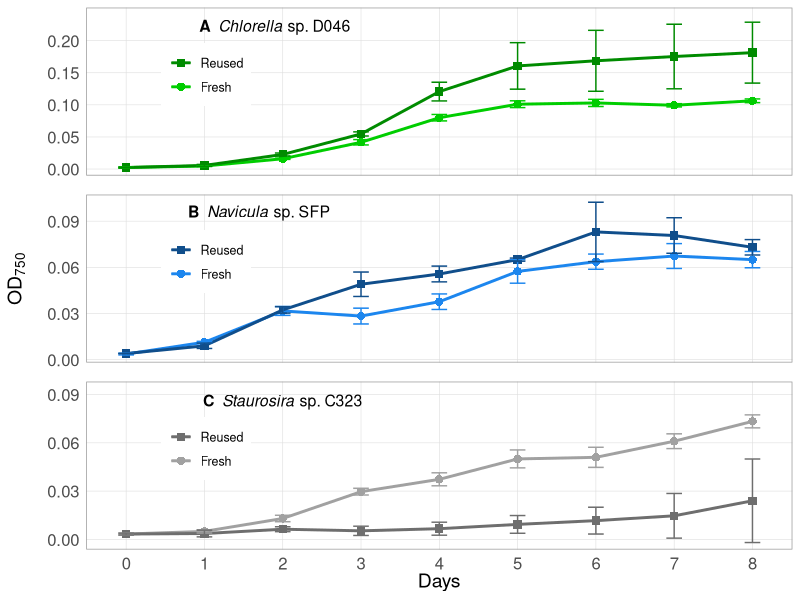
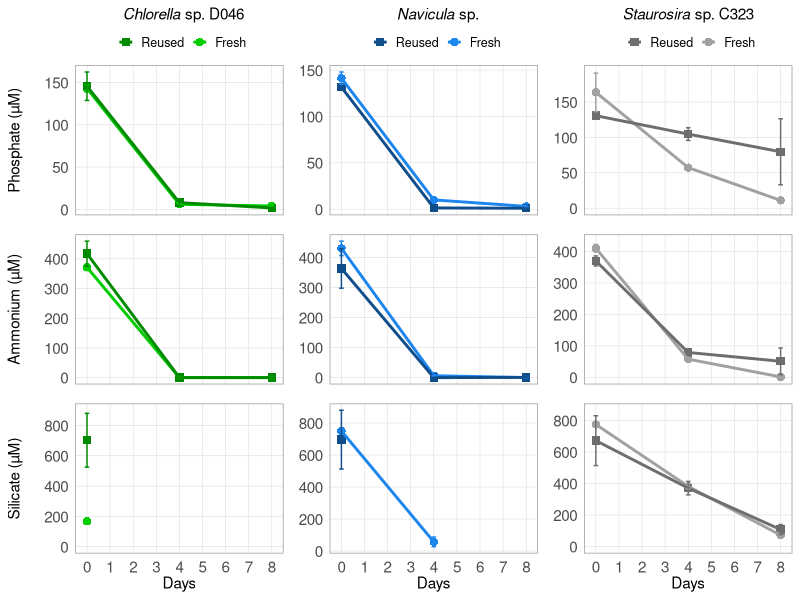
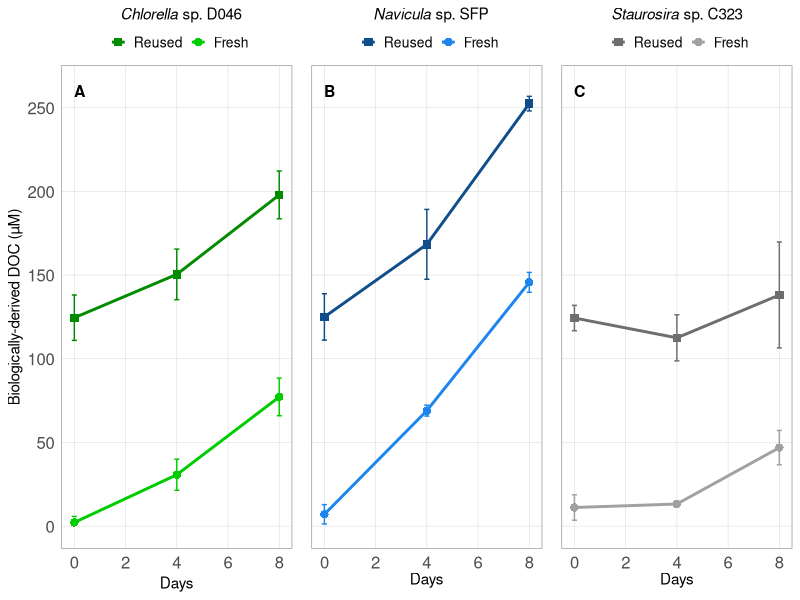
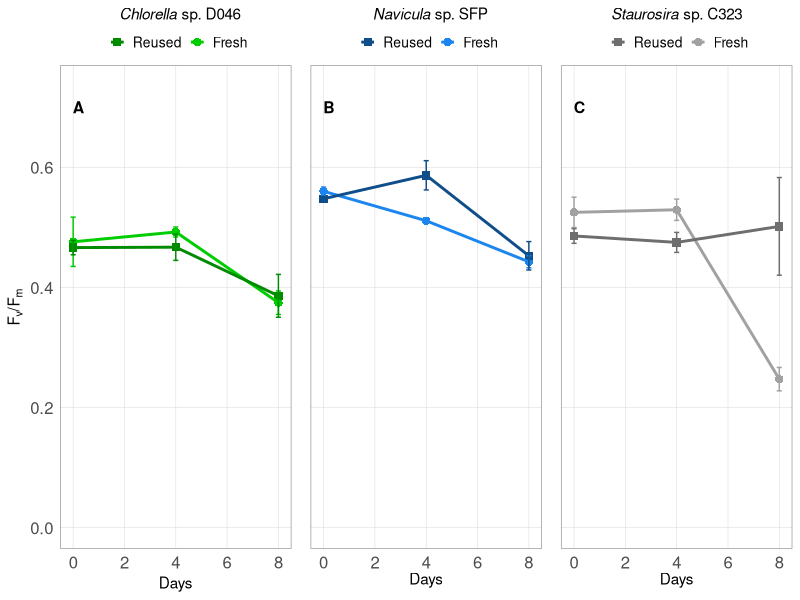
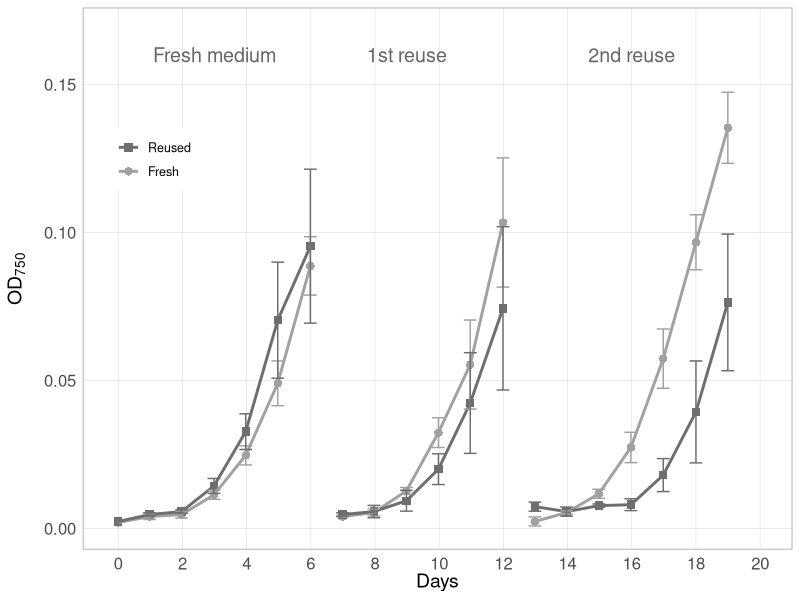
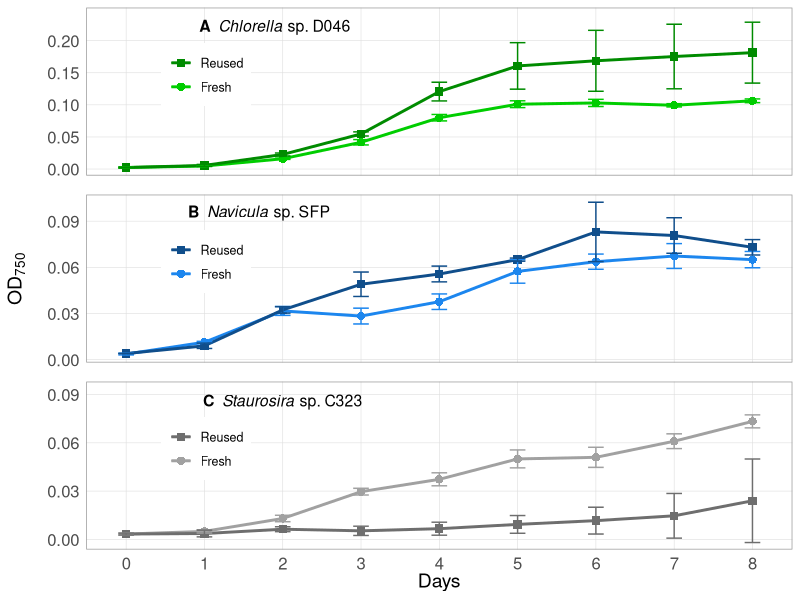
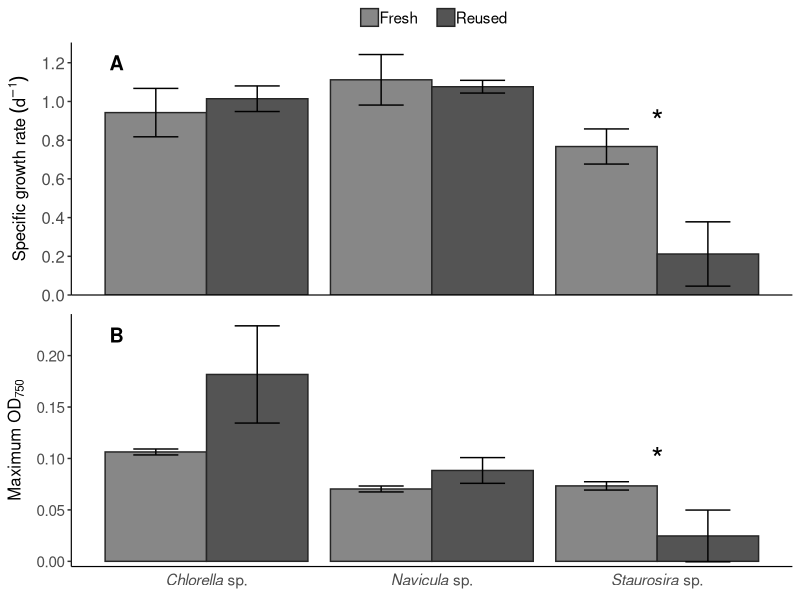
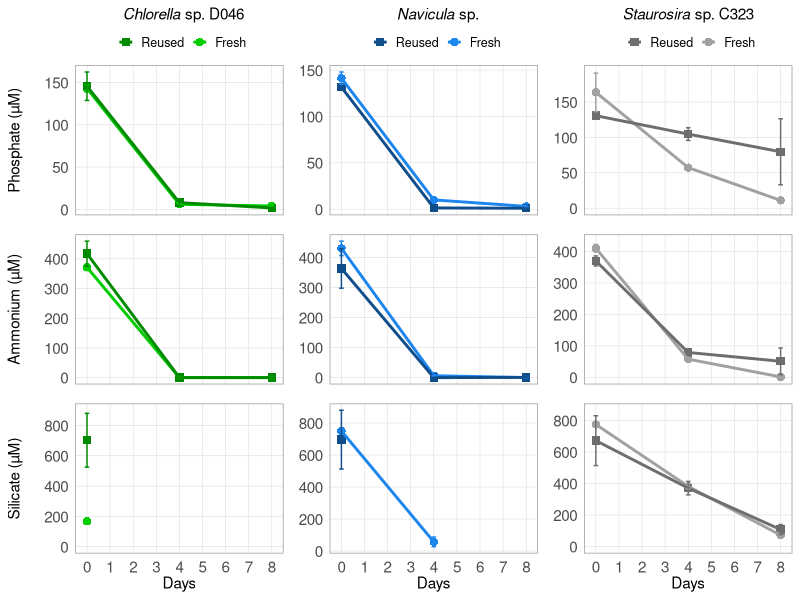

R code for these plots, in order:
# Project: Microalgae Cross-strain Growth Medium Reuse Experiment
# Author: Sarah Loftus, sarah.e.loftus@gmail.com

# This code organizes, analyses, and visualizes data from microalgae cross-strain reused medium experiments. 

# Input data and metadata are also available on Figshare: https://doi.org/10.6084/m9.figshare.7831913.v2

#######################################################################################

### Install packages ###

# Data management
library(tidyverse) 
library(lubridate)
library(broom)

# Plotting
library(gtable)
library(grid)
library(ggpubr)

### Read Data (see metadata for CSV file column descriptions)
growth_df <- read.csv("input_data/Data1_Growth.csv")        # Algae growth and experimental data for each culture replicate
daily_df <- read.csv("input_data/Data2_Daily.csv")          # Daily sampling data 

#### Parse dates and times, and calculate Days elapsed ####

daily_df %>%
  mutate(Date = mdy(Date),   
         Tstart = hm(Tstart),
         Tend = hm(Tend),
         Tmid = Tstart + as.period(0.5*as.duration(Tend - Tstart))) %>%   # Tmid = midpoint between start and end of sampling time
  do(mutate(., DaysElapsed = ((Date + Tmid) - (Date[Round == 0 & Day == 0] + Tmid[Round == 0 & Day == 0]) )/ 86400) ) %>%   # DaysElapsed =  days elapsed since start of each experiment
  select(Round, Day, Chl_medium, OD750_medium, DaysElapsed) -> daily_df2 
  # Note: warning messages do not pose problem to further analysis

#### Define additional variables ####

growth_df %>%    
  inner_join(daily_df2, by = c("Round", "Day") ) %>% # Add daily measurement data to growth data frame
  mutate(biomass_OD = OD750 -  OD750_medium,         # biomass_OD = Blank-corrected OD750 of the culture, in arbitrary units
         biomass_chl = Chl - Chl_medium              # biomass_chl = Blank-corrected chlorophyll-a concentration of the culture, in relative fluorescence units
  ) -> growth_df2    

#### Calculate daily averages and standard deviations of all variables in growth data frame. For use in plotting. ####

growth_df2 %>%
  select(-Replicate, -Chl, -OD750, -Chl_medium, -OD750_medium) %>% 
  group_by(Algae, Round, Treatment, Day) %>% 
  summarize_all(funs(mean, sd), na.rm = TRUE) %>%
  replace(., is.na(.), NA)-> growth_df_avgs  

#### Calculate variables for algae growth statistics ####

# Define time periods where cultures are in exponential phase for calculating specific growth rates (*** this is based on OD growth phase)
mu_period_02 <- 0:2   # Days 0-2; for: Navicula Round 3 all treatments/replicates
mu_period_03 <- 0:3   # Days 0-3; for: C323 Round 1 Fresh C, C323 Round 3 Fresh all replciates
mu_period_04 <- 0:4   # Days 0-4; for: C323 Round 1 Recycled B, D046 Round 3 all treatments/replicates
mu_period_13 <- 1:3   # Days 1-3; for: C323 Round 1 Fresh A
mu_period_14 <- 1:4   # Days 1-4; for: C323 Round 1 Fresh B & Recycled A & Recycled C, C323 Round 2 Fresh all replicates
mu_period_25 <- 2:5   # Days 2-5; for: C323 Round 0 all treatments/replicates
mu_period_35 <- 3:5   # Days 3-5; for: C323 Round 2 Recycled all replicates
mu_period_38 <- 3:8   # Days 3-8; for: C323 Round 3 Recycled all replciates

# Calculate specific growth rate 
growth_df2 %>%
  filter( (Algae == "Navicula" & Day %in% mu_period_02) |     # Based on the stated definitions above, select only the days used to calculate specific growth rate
          ( (Algae == "C323" & ( (Round == 1 & Treatment == "F" & Replicate == "C") | (Round == 3 & Treatment == "F") ) ) & Day %in% mu_period_03) |
          ( ((Algae == "C323" & Round == 1 & Treatment == "R" & Replicate == "E") | (Algae == "D046" & Round == 3)) & Day %in% mu_period_04) |
          (Algae == "C323" & Round == 1 & Treatment == "F" & Replicate == "A" & Day %in% mu_period_13) |
          ( (Algae == "C323" & ( ( Round == 1 & ( (Treatment == "F" & Replicate == "B") | (Treatment == "R" & (Replicate == "D" | Replicate == "F")))) | (Round == 2 & Treatment == "F"))) & Day %in% mu_period_14) | 
          (Algae == "C323" & Round == 0 & Day %in% mu_period_25) |
          (Algae == "C323" & Round == 2 & Treatment == "R" & Day %in% mu_period_35) |
          (Algae == "C323" & Round == 3 & Treatment == "R" & Day %in% mu_period_38) ) %>%   
  group_by(Algae, Round, Treatment, Replicate) %>%
  do(tidy(lm(log(biomass_OD) ~ DaysElapsed, data = .))) %>%   # linear regression of natural log algae cell concentration versus time
  filter(term == "DaysElapsed") %>%                          # where "DaysElapsed" is the row term in the linear regression output to indicate the slope, i.e., the specific growth rate
  rename(mu = estimate) %>%                                  # rename the slope of the linear regression ("estimate") as mu, mu = the specific growth rate (units = 1/day)
  select(Algae, Round, Treatment, Replicate, mu) -> mu_data

# Take averages and standard deviations of specific growth rate
mu_data %>%
  group_by(Algae, Round, Treatment) %>% 
  select(-Replicate) %>% 
  summarize_all(funs(mean, sd), na.rm = TRUE) -> mu_avgs  

# Find the maximum OD over the growth period for each replicate
growth_df2 %>% 
  select(Round, Day, Algae, Treatment, Replicate, biomass_OD) %>% 
  group_by(Round, Algae, Treatment, Replicate) %>% 
  summarize(max_OD = max(biomass_OD)) -> max_OD_data 

# Take average and standard deviation of maximum OD
max_OD_data %>% 
  group_by(Algae, Round, Treatment) %>% 
  select(-Replicate) %>% 
  summarize_all(funs(mean, sd), na.rm = TRUE) -> max_OD_avgs 

# Change in DOC in Round 3
growth_df2 %>% 
  filter(Round == 3) %>% 
  select(Day, Algae, Treatment, Replicate, DOC, biomass_OD) %>% 
  group_by(Algae, Treatment, Replicate) %>% 
  summarize(DOC_change = DOC[Day == 8] - DOC[Day == 0], # Change in DOC over the growth period
            DOC_per_OD = DOC_change/(biomass_OD[Day == 8] - biomass_OD[Day == 0])) -> DOC_change # Change in DOC per change in OD over the growth period

# Take average and standard deviation of net change in DOC in Round 3
DOC_change %>%   
  select(-Replicate) %>% 
  summarize_all(funs(mean, sd), na.rm = TRUE) -> avg_DOC_change


#### Statistics ####

# Test for equal variances of specific growth rate (mu) and maximum OD between Fresh and Reused treatments in Round 3 for each algae

# Variance test for mu
C323_mu_var <- var.test(mu_data$mu[mu_data$Algae == 'C323' & mu_data$Round == 3 & mu_data$Treatment == "F"], 
                       mu_data$mu[mu_data$Algae == 'C323' & mu_data$Round == 3 & mu_data$Treatment == "R"],
                       alternative = "two.sided")

D046_mu_var <- var.test(mu_data$mu[mu_data$Algae == 'D046' & mu_data$Treatment == "F"], 
                       mu_data$mu[mu_data$Algae == 'D046' & mu_data$Treatment == "R"],
                       alternative = "two.sided")

Navi_mu_var <- var.test(mu_data$mu[mu_data$Algae == 'Navicula' & mu_data$Treatment == "F"], 
                       mu_data$mu[mu_data$Algae == 'Navicula' & mu_data$Treatment == "R"],
                       alternative = "two.sided")

# Variance test for maximum OD
C323_max_OD_var <- var.test(max_OD_data$max_OD[max_OD_data$Algae == 'C323' & max_OD_data$Round == 3 & max_OD_data$Treatment == "F"], 
                            max_OD_data$max_OD[max_OD_data$Algae == 'C323' & max_OD_data$Round == 3 & max_OD_data$Treatment == "R"],
                            alternative = "two.sided")

D046_max_OD_var <- var.test(max_OD_data$max_OD[max_OD_data$Algae == 'D046' & max_OD_data$Treatment == "F"], 
                            max_OD_data$max_OD[max_OD_data$Algae == 'D046' & max_OD_data$Treatment == "R"],
                            alternative = "two.sided")

Navi_max_OD_var <- var.test(max_OD_data$max_OD[max_OD_data$Algae == 'Navicula' & max_OD_data$Treatment == "F"], 
                            max_OD_data$max_OD[max_OD_data$Algae == 'Navicula' & max_OD_data$Treatment == "R"],
                            alternative = "two.sided")

# Perform T tests for mu and maximum OD between Fresh and Reused treatments in Round 3 for each algae
# Based on results of variance test above, indicate in T test function where "var.equal" is TRUE or FALSE

# T test for mu
C323_mu_test <- t.test(mu_data$mu[mu_data$Algae == 'C323' & mu_data$Round == 3 & mu_data$Treatment == "F"], 
                       mu_data$mu[mu_data$Algae == 'C323' & mu_data$Round == 3 & mu_data$Treatment == "R"],
                       alternative = "two.sided", paired = FALSE, var.equal = TRUE)

D046_mu_test <- t.test(mu_data$mu[mu_data$Algae == 'D046' & mu_data$Treatment == "F"], 
                        mu_data$mu[mu_data$Algae == 'D046' & mu_data$Treatment == "R"],
                        alternative = "two.sided", paired = FALSE, var.equal = TRUE)

Navi_mu_test <- t.test(mu_data$mu[mu_data$Algae == 'Navicula' & mu_data$Treatment == "F"], 
                        mu_data$mu[mu_data$Algae == 'Navicula' & mu_data$Treatment == "R"],
                        alternative = "two.sided", paired = FALSE, var.equal = TRUE)

# T test for maximum OD
C323_max_OD_test <- t.test(max_OD_data$max_OD[max_OD_data$Algae == 'C323' & max_OD_data$Round == 3 & max_OD_data$Treatment == "F"], 
                       max_OD_data$max_OD[max_OD_data$Algae == 'C323' & max_OD_data$Round == 3 & max_OD_data$Treatment == "R"],
                       alternative = "two.sided", paired = FALSE, var.equal = TRUE)

D046_max_OD_test <- t.test(max_OD_data$max_OD[max_OD_data$Algae == 'D046' & max_OD_data$Treatment == "F"], 
                       max_OD_data$max_OD[max_OD_data$Algae == 'D046' & max_OD_data$Treatment == "R"],
                       alternative = "two.sided", paired = FALSE, var.equal = FALSE)

Navi_max_OD_test <- t.test(max_OD_data$max_OD[max_OD_data$Algae == 'Navicula' & max_OD_data$Treatment == "F"], 
                       max_OD_data$max_OD[max_OD_data$Algae == 'Navicula' & max_OD_data$Treatment == "R"],
                       alternative = "two.sided", paired = FALSE, var.equal = TRUE)


#### Figures ####

# Figure 1: Daily OD ####

  # C323 Round 0-2 ####  
  C323_OD_plot_R02 <- ggplot(data = growth_df_avgs[growth_df_avgs$Algae == "C323" & growth_df_avgs$Round != 3, ], 
                             aes(x = as.numeric(DaysElapsed_mean), y = biomass_OD_mean, color = Treatment, shape = Treatment))  +
    geom_point(size = 2.5) +
    geom_line(aes(group = interaction(Treatment, Round)), size = 1) +
    geom_errorbar(aes(ymin=biomass_OD_mean - biomass_OD_sd, ymax=biomass_OD_mean + biomass_OD_sd), width= 0.4) +
    labs(x = "Days") +
    labs(y = expression("OD"["750"])) +
    scale_color_manual(labels = c("Fresh", "Reused"), values = c('gray63','gray43'), guide = guide_legend(reverse=TRUE)) +
    scale_shape_manual(labels = c("Fresh", "Reused"), values = c(16, 15), guide = guide_legend(reverse=TRUE)) +
    scale_y_continuous(breaks = seq(0, 0.15, 0.05), expand = expand_scale(mult = c(0.05,0.1))) +  
    scale_x_continuous(limits = c(-0.1,20), breaks = seq(0, 21, 2)) +
    annotate("text", x = c(3, 9, 16), y = 0.16, label = c("Fresh medium", "1st reuse", "2nd reuse"), color = "gray40", size = 5) +
    theme( legend.key = element_rect(fill = NA),  # removes color from behind legned points/lines
           legend.title = element_blank(),
           legend.text = element_text(size = 9),
           legend.position = c(0.1,0.72),
           axis.title.y = element_text(margin = margin(r =10), size = 14),  
           axis.title.x = element_text(margin = margin(r =35), size = 14),   
           panel.background = element_rect(fill = "white"),
           panel.grid.major = element_line(colour = "gray87", size = 0.2),
           panel.border = element_rect(color = "gray60", fil = NA), 
           axis.ticks = element_blank(),
           axis.text = element_text(size = 12)) 
  
  # Save plot as pdf file
  pdf("Figures/Fig1_OD_Round02.pdf", 
      width = 7.5, height = 3)
  grid.draw(C323_OD_plot_R02)
  dev.off()
  
  # D046 phase 2 (Round 3) ####    
  D046_OD_plot <- ggplot(data = growth_df_avgs[growth_df_avgs$Algae == "D046", ], 
                         aes(x = Day, y = biomass_OD_mean, color = Treatment, shape = Treatment))  +
    geom_point(size = 2.5) +
    geom_line(aes(group = interaction(Treatment, Round)), size = 1) +
    geom_errorbar(aes(ymin=biomass_OD_mean - biomass_OD_sd, ymax=biomass_OD_mean + biomass_OD_sd), width= 0.2) +
    scale_color_manual(labels = c("Fresh", "Reused"), values = c('green3', 'green4'), guide = guide_legend(reverse=TRUE)) +
    scale_shape_manual(labels = c("Fresh", "Reused"), values = c(16, 15), guide = guide_legend(reverse=TRUE)) +
    scale_y_continuous(breaks = seq(0, 0.20, 0.05), expand = expand_scale(mult = c(0.05,0.1))) +  
    scale_x_continuous(limits = c(-0.1,8.1), breaks = seq(0, 8, 1)) +
    labs( y = " ") +
    annotate("text", x = 1.9, y = 0.22, label = expression(paste(bold("A"), italic("  Chlorella"), " sp. D046")), size = 4) + 
    theme( legend.key = element_rect(fill = NA),  # removes color from behind legned points/lines
           legend.title = element_blank(),
           legend.text = element_text(size = 9),
           axis.title.y = element_text(margin = margin(r = 15), size = 14),
           axis.title.x = element_blank(),
           legend.position = c(0.17,0.6),
           panel.grid.major = element_line(colour = "gray87", size = 0.2),
           panel.border = element_rect(color = "gray60", fil = NA), 
           panel.background = element_rect(fill = "white"),
           axis.ticks = element_blank(),
           axis.text.x = element_blank(),
           axis.text.y = element_text(size = 12))   
  
  # Navicula phase 2 (Round 3) #### 
  Navicula_OD_plot <- ggplot(data = growth_df_avgs[growth_df_avgs$Algae == "Navicula", ], 
                             aes(x = Day, y = biomass_OD_mean, color = Treatment, shape = Treatment))  +
    geom_point(size = 2.5) +
    geom_line(aes(group = interaction(Treatment, Round)), size = 1) +
    geom_errorbar(aes(ymin=biomass_OD_mean - biomass_OD_sd, ymax=biomass_OD_mean + biomass_OD_sd), width= 0.2) +
    labs(y = expression("OD"["750"])) +
    scale_color_manual(labels = c("Fresh", "Reused"), values = c('dodgerblue2', 'dodgerblue4'), guide = guide_legend(reverse=TRUE)) +
    scale_shape_manual(labels = c("Fresh", "Reused"), values = c(16, 15), guide = guide_legend(reverse=TRUE)) +
    scale_y_continuous(breaks = seq(0, 0.1, 0.03), expand = expand_scale(mult = c(0.05, 0.05))) +  
    scale_x_continuous(limits = c(-0.1,8.1), breaks = seq(0, 8, 1)) +
    annotate("text", x = 1.7, y = 0.095, label = expression(paste( bold("B"), italic("  Navicula"), " sp. SFP")), size = 4) + 
    theme( legend.key = element_rect(fill = NA),  # removes color from behind legned points/lines
           legend.title = element_blank(),
           legend.text = element_text(size = 9),
           legend.position = c(0.17,0.6),
           axis.title.y = element_text(margin = margin(r = 15), size = 14),  
           axis.title.x = element_blank(),   
           panel.grid.major = element_line(colour = "gray87", size = 0.2),
           panel.border = element_rect(color = "gray60", fil = NA),            
           panel.background = element_rect(fill = "white"),
           axis.ticks = element_blank(),
           axis.text.x = element_blank(),
           axis.text.y = element_text(size = 12)) 
  
  # C323 phase 2 (Round 3) ####  
  C323_OD_plot <- ggplot(data = growth_df_avgs[growth_df_avgs$Algae == "C323" & growth_df_avgs$Round == 3, ], 
                         aes(x = Day, y = biomass_OD_mean, color = Treatment, shape = Treatment))  +
    geom_point(size = 2.5) +
    geom_line(aes(group = interaction(Treatment, Round)), size = 1) +
    geom_errorbar(aes(ymin=biomass_OD_mean - biomass_OD_sd, ymax=biomass_OD_mean + biomass_OD_sd), width= 0.2) +
    labs(x = "Days") +
    scale_color_manual(labels = c("Fresh", "Reused"), values = c('gray63','gray43'), guide = guide_legend(reverse=TRUE)) +
    scale_shape_manual(labels = c("Fresh", "Reused"), values = c(16, 15), guide = guide_legend(reverse=TRUE)) +
    scale_y_continuous(breaks = seq(0, 0.1, 0.03), expand = expand_scale(mult = c(0.05,0.15))) +  
    scale_x_continuous(limits = c(-0.1,8.1), breaks = seq(0, 8, 1)) +
    annotate("text", x = 2, y = 0.085, label = expression(paste(bold("C"), italic("  Staurosira"), " sp. C323")), size = 4) + 
    theme( legend.key = element_rect(fill = NA),  # removes color from behind legned points/lines
           legend.title = element_blank(),
           legend.text = element_text(size = 9),
           legend.position = c(0.17,0.6),
           axis.title.y = element_blank(),  
           axis.title.x = element_text(margin = margin(r = 35), size = 14),   
           panel.background = element_rect(fill = "white"),
           panel.grid.major = element_line(colour = "gray87", size = 0.2),
           panel.border = element_rect(color = "gray60", fil = NA), 
           axis.ticks = element_blank(),
           axis.text = element_text(size = 12))   
  
  # Combine Round 3 Daily OD plots in a grid & Save as pdf ####
  
  # Convert ggplots to grobs
  D046_OD_grob <- ggplotGrob(D046_OD_plot)
  C323_OD_grob <- ggplotGrob(C323_OD_plot)
  Navi_OD_grob <- ggplotGrob(Navicula_OD_plot)
  
  # Combine in grid
  OD_gridplot <- rbind(D046_OD_grob, Navi_OD_grob, C323_OD_grob, size = "first")
  
  grid.newpage()
  grid.draw(OD_gridplot)
  
  # Save plot as pdf file
  pdf("Figures/Fig2_ODGrid.pdf", 
      width = 4, height = 6)
  grid.draw(OD_gridplot)
  dev.off()
  
# Figure S2: Specific growth rate and maximum OD in phase 2 (Round 3) ####
  
  # reorder the x-axis to D046, Navi, C323
  mu_avgs$Algae <- factor(mu_avgs$Algae, levels = c("D046", "Navicula", "C323"))
  max_OD_avgs$Algae <- factor(max_OD_avgs$Algae, levels = c("D046", "Navicula", "C323"))
  
  
  specific_growth_plot <- ggplot(data = mu_avgs[mu_avgs$Round == 3, ], 
                         aes(x = Algae, y = mean, fill = Treatment))  +
    geom_col(position = position_dodge(0.9), color = "gray15") +
    geom_errorbar(aes(ymin=mean - sd, ymax= mean + sd), width= 0.4, position = position_dodge(0.9)) +
    labs(y = expression(paste("Specific growth rate ", ("d"^-1)))) +
    scale_fill_manual(labels = c("Fresh", "Reused"), values = c('gray53','gray33')) +
    scale_x_discrete(labels=c("D046" = expression(paste(italic("Chlorella"), " sp.")), "Navicula" = expression(paste(italic("Navicula"), " sp.")), "C323" = expression(paste(italic("Staurosira"), " sp.")))) +
    annotate("text", x = 0.6, y = 1.2, label = expression(paste(bold("A"))), size = 5) + 
    annotate("text", x = 3, y = 0.9, label = "*", size = 8) +
    scale_y_continuous(expand = expand_scale(mult = c(0, 0.05)), breaks = seq(0,1.2, by = 0.2)) +
    theme( legend.key = element_rect(fill = NA),  
           legend.title = element_blank(),
           legend.text = element_text(size = 11, margin = margin(r = 8)),
           legend.position = "top",
           legend.key.size = unit(5, "mm"),
           legend.justification = "center",
           legend.margin=margin(t = 0, b = 0, l = 10),
           legend.box.margin=margin(t = 0, b = 0),
           legend.spacing.x = unit(1, "mm"),
           panel.background = element_rect(fill = NA),
           axis.line = element_line(color = "black", size = 0.4),
           axis.ticks.x = element_blank(),
           axis.title.y = element_text(margin = margin(r = 6),size = 12),
           axis.text.y = element_text(size = 12),
           axis.title.x = element_blank(),
           axis.text.x = element_blank()) 
  
  max_OD_plot <- ggplot(data = max_OD_avgs[max_OD_avgs$Round == 3, ], 
                                 aes(x = Algae, y = mean, fill = Treatment))  +
    geom_col(position = position_dodge(0.9), color = "gray15") +
    geom_errorbar(aes(ymin=mean - sd, ymax= mean + sd), width= 0.4, position = position_dodge(0.9)) +
    labs(y = expression("Maximum OD"["750"])) +
    scale_fill_manual(labels = c("Fresh", "Reused"), values = c('gray53','gray33')) +
    scale_x_discrete(labels=c("D046" = expression(paste(italic("Chlorella"), " sp.")), "Navicula" = expression(paste(italic("Navicula"), " sp.")), "C323" = expression(paste(italic("Staurosira"), " sp.")))) +
    annotate("text", x = 0.6, y = 0.22, label = expression(paste(bold("B"))), size = 5) + 
    annotate("text", x = 3, y = 0.1, label = "*", size = 8) +
    scale_y_continuous(expand = expand_scale(mult = c(0.02, 0.05)), breaks = seq(0,0.2, by = 0.05)) +
    theme( legend.position = "none",                              
           panel.background = element_rect(fill = NA),
           axis.line = element_line(color = "black", size = 0.4),
           axis.ticks.x = element_blank(),
           axis.title = element_text(margin = margin(r = 6),size = 12),
           axis.text = element_text(size = 11),
           axis.title.x = element_blank(),
           axis.title.y = element_text(margin = margin(r = 6),size = 12))   
  
  # Combine plots
  mu_grob <- ggplotGrob(specific_growth_plot)
  max_OD_grob <- ggplotGrob(max_OD_plot)
  
  mu_maxOD_grid <- rbind(mu_grob, max_OD_grob, size = "first")
  
  # Save plot as pdf file
  pdf("Figures/FigS2_mu_maxOD_Grid.pdf", 
      width = 4.5, height = 6.5)
  grid.draw(mu_maxOD_grid)
  dev.off()
  
# Nutrients versus Time (not published) ####    
  
  # PO4
  # D046 Round 3 ####    
  D046_PO4_plot <- ggplot(data = growth_df_avgs[growth_df_avgs$Algae == "D046" & !(is.na(growth_df_avgs$PO4_mean)), ], 
                         aes(x = Day, y = PO4_mean, color = Treatment, shape = Treatment))  +
    geom_point(size = 2.5) +
    geom_line(aes(group = interaction(Treatment, Round)), size = 1) +
    geom_errorbar(aes(ymin=PO4_mean - PO4_sd, ymax=PO4_mean + PO4_sd), width= 0.2) +
    scale_color_manual(labels = c("Fresh", "Reused"), values = c('green3', 'green4'), guide = guide_legend(reverse=TRUE)) +
    scale_shape_manual(labels = c("Fresh", "Reused"), values = c(16, 15), guide = guide_legend(reverse=TRUE)) +
    scale_y_continuous(breaks = seq(0, 175, 50), expand = expand_scale(mult = c(0.05,0.05))) +  
    scale_x_continuous(limits = c(-0.1,8.1), breaks = seq(0, 8, 1)) +
    labs( y = "Phosphate (µM)", title = expression(paste(italic("  Chlorella"), " sp. D046"))) +
    theme( legend.key = element_rect(fill = NA),  # removes color from behind legned points/lines
           legend.title = element_blank(),
           legend.text = element_text(size = 9),
           axis.title.y = element_text(margin = margin(r = 15), size = 11),
           axis.title.x = element_blank(),
           legend.position = "top",
           legend.key.size = unit(4, "mm"),
           legend.justification = "center",
           legend.margin=margin(t = 0, b = 0, l = 4),
           legend.box.margin=margin(t = 0, b = 0),
           legend.spacing.x = unit(1, "mm"),
           plot.title = element_text(hjust = 0.5, size = 11),
           panel.grid.major = element_line(colour = "gray87", size = 0.2),
           panel.border = element_rect(color = "gray60", fil = NA), 
           panel.background = element_rect(fill = "white"),
           axis.ticks = element_blank(),
           axis.text.x = element_blank(),
           axis.text.y = element_text(size = 11)) 

  # Navicula Round 3 ####    
  Navi_PO4_plot <- ggplot(data = growth_df_avgs[growth_df_avgs$Algae == "Navicula" & !(is.na(growth_df_avgs$PO4_mean)), ], 
                          aes(x = Day, y = PO4_mean, color = Treatment, shape = Treatment))  +
    geom_point(size = 2.5) +
    geom_line(aes(group = interaction(Treatment, Round)), size = 1) +
    geom_errorbar(aes(ymin=PO4_mean - PO4_sd, ymax=PO4_mean + PO4_sd), width= 0.2) +
    scale_color_manual(labels = c("Fresh", "Reused"), values = c('dodgerblue2', 'dodgerblue4'), guide = guide_legend(reverse=TRUE)) +
    scale_shape_manual(labels = c("Fresh", "Reused"), values = c(16, 15), guide = guide_legend(reverse=TRUE)) +
    scale_y_continuous(breaks = seq(0, 175, 50), expand = expand_scale(mult = c(0.05,0.05))) +  
    scale_x_continuous(limits = c(-0.1,8.1), breaks = seq(0, 8, 1)) +
    labs(title = expression(paste(italic("  Navicula"), " sp."))) +
    theme( legend.key = element_rect(fill = NA),  # removes color from behind legned points/lines
           legend.title = element_blank(),
           legend.text = element_text(size = 9),
           axis.title.y = element_blank(),
           axis.title.x = element_blank(),
           legend.position = "top",
           legend.key.size = unit(4, "mm"),
           legend.justification = "center",
           legend.margin=margin(t = 0, b = 0, l = 4),
           legend.box.margin=margin(t = 0, b = 0),
           legend.spacing.x = unit(1, "mm"),
           plot.title = element_text(hjust = 0.5, size = 11),
           panel.grid.major = element_line(colour = "gray87", size = 0.2),
           panel.border = element_rect(color = "gray60", fil = NA), 
           panel.background = element_rect(fill = "white"),
           axis.ticks = element_blank(),
           axis.text.x = element_blank(),
           axis.text.y = element_text(size = 11))   
  
  # C323 Round 3 ####    
  C323_PO4_plot <- ggplot(data = growth_df_avgs[growth_df_avgs$Algae == "C323" & !(is.na(growth_df_avgs$PO4_mean)) & growth_df_avgs$Round == 3, ], 
                          aes(x = Day, y = PO4_mean, color = Treatment, shape = Treatment))  +
    geom_point(size = 2.5) +
    geom_line(aes(group = interaction(Treatment, Round)), size = 1) +
    geom_errorbar(aes(ymin=PO4_mean - PO4_sd, ymax=PO4_mean + PO4_sd), width= 0.2) +
    scale_color_manual(labels = c("Fresh", "Reused"), values = c('gray63','gray43'), guide = guide_legend(reverse=TRUE)) +
    scale_shape_manual(labels = c("Fresh", "Reused"), values = c(16, 15), guide = guide_legend(reverse=TRUE)) +
    scale_y_continuous(breaks = seq(0, 175, 50), expand = expand_scale(mult = c(0.05,0.01)), limits = c(0, 200)) +  
    scale_x_continuous(limits = c(-0.1,8.1), breaks = seq(0, 8, 1)) +
    labs(title = expression(paste(italic("Staurosira"), " sp. C323"))) +
    theme( legend.key = element_rect(fill = NA),  # removes color from behind legned points/lines
           legend.title = element_blank(),
           legend.text = element_text(size = 9),
           axis.title.y = element_blank(),
           axis.title.x = element_blank(),
           legend.position = "top",
           legend.key.size = unit(4, "mm"),
           legend.justification = "center",
           legend.margin=margin(t = 0, b = 0, l = 4),
           legend.box.margin=margin(t = 0, b = 0),
           legend.spacing.x = unit(1, "mm"),
           plot.title = element_text(hjust = 0.5, size = 11),
           panel.grid.major = element_line(colour = "gray87", size = 0.2),
           panel.border = element_rect(color = "gray60", fil = NA), 
           panel.background = element_rect(fill = "white"),
           axis.ticks = element_blank(),
           axis.text.x = element_blank(),
           axis.text.y = element_text(size = 11)) 

  # NH4
  # D046 Round 3 ####    
  D046_NH4_plot <- ggplot(data = growth_df_avgs[growth_df_avgs$Algae == "D046" & !(is.na(growth_df_avgs$NH4_mean)), ], 
                          aes(x = Day, y = NH4_mean, color = Treatment, shape = Treatment))  +
    geom_point(size = 2.5) +
    geom_line(aes(group = interaction(Treatment, Round)), size = 1) +
    geom_errorbar(aes(ymin=NH4_mean - NH4_sd, ymax=NH4_mean + NH4_sd), width= 0.2) +
    scale_color_manual(labels = c("Fresh", "Reused"), values = c('green3', 'green4'), guide = guide_legend(reverse=TRUE)) +
    scale_shape_manual(labels = c("Fresh", "Reused"), values = c(16, 15), guide = guide_legend(reverse=TRUE)) +
    scale_y_continuous(breaks = seq(0, 450, 100), expand = expand_scale(mult = c(0.05,0.05))) +  
    scale_x_continuous(limits = c(-0.1,8.1), breaks = seq(0, 8, 1)) +
    labs( y = "Ammonium (µM)") +
    theme( legend.position="none",
           axis.title.y = element_text(margin = margin(r = 15), size = 11),
           axis.title.x = element_blank(),
           panel.grid.major = element_line(colour = "gray87", size = 0.2),
           panel.border = element_rect(color = "gray60", fil = NA), 
           panel.background = element_rect(fill = "white"),
           axis.ticks = element_blank(),
           axis.text.x = element_blank(),
           axis.text.y = element_text(size = 11)) 
  
  # Navicula Round 3 ####    
  Navi_NH4_plot <- ggplot(data = growth_df_avgs[growth_df_avgs$Algae == "Navicula" & !(is.na(growth_df_avgs$NH4_mean)), ], 
                          aes(x = Day, y = NH4_mean, color = Treatment, shape = Treatment))  +
    geom_point(size = 2.5) +
    geom_line(aes(group = interaction(Treatment, Round)), size = 1) +
    geom_errorbar(aes(ymin=NH4_mean - NH4_sd, ymax=NH4_mean + NH4_sd), width= 0.2) +
    scale_color_manual(labels = c("Fresh", "Reused"), values = c('dodgerblue2', 'dodgerblue4'), guide = guide_legend(reverse=TRUE)) +
    scale_shape_manual(labels = c("Fresh", "Reused"), values = c(16, 15), guide = guide_legend(reverse=TRUE)) +
    scale_y_continuous(breaks = seq(0, 450, 100), expand = expand_scale(mult = c(0.05,0.05))) +  
    scale_x_continuous(limits = c(-0.1,8.1), breaks = seq(0, 8, 1)) +
    theme( legend.position="none",
           axis.title.y = element_blank(),
           axis.title.x = element_blank(),
           panel.grid.major = element_line(colour = "gray87", size = 0.2),
           panel.border = element_rect(color = "gray60", fil = NA), 
           panel.background = element_rect(fill = "white"),
           axis.ticks = element_blank(),
           axis.text.x = element_blank(),
           axis.text.y = element_text(size = 11))   
  
  # C323 Round 3 ####    
  C323_NH4_plot <- ggplot(data = growth_df_avgs[growth_df_avgs$Algae == "C323" & !(is.na(growth_df_avgs$NH4_mean)) & growth_df_avgs$Round == 3, ], 
                          aes(x = Day, y = NH4_mean, color = Treatment, shape = Treatment))  +
    geom_point(size = 2.5) +
    geom_line(aes(group = interaction(Treatment, Round)), size = 1) +
    geom_errorbar(aes(ymin=NH4_mean - NH4_sd, ymax=NH4_mean + NH4_sd), width= 0.2) +
    scale_color_manual(labels = c("Fresh", "Reused"), values = c('gray63','gray43'), guide = guide_legend(reverse=TRUE)) +
    scale_shape_manual(labels = c("Fresh", "Reused"), values = c(16, 15), guide = guide_legend(reverse=TRUE)) +
    scale_y_continuous(breaks = seq(0, 400, 100), expand = expand_scale(mult = c(0.05,0.01)), limits = c(0, 450)) +  
    scale_x_continuous(limits = c(-0.1,8.1), breaks = seq(0, 8, 1)) +
    theme( legend.position="none",
           axis.title.y = element_blank(),
           axis.title.x = element_blank(),
           panel.grid.major = element_line(colour = "gray87", size = 0.2),
           panel.border = element_rect(color = "gray60", fil = NA), 
           panel.background = element_rect(fill = "white"),
           axis.ticks = element_blank(),
           axis.text.x = element_blank(),
           axis.text.y = element_text(size = 11)) 
 
  # Silicate
  # D046 Round 3 ####    
  D046_Si_plot <- ggplot(data = growth_df_avgs[growth_df_avgs$Algae == "D046" & !(is.na(growth_df_avgs$Si_mean)), ], 
                          aes(x = Day, y = Si_mean, color = Treatment, shape = Treatment))  +
    geom_point(size = 2.5) +
    geom_line(aes(group = interaction(Treatment, Round)), size = 1) +
    geom_errorbar(aes(ymin=Si_mean - Si_sd, ymax=Si_mean + Si_sd), width= 0.2) +
    scale_color_manual(labels = c("Fresh", "Reused"), values = c('green3', 'green4'), guide = guide_legend(reverse=TRUE)) +
    scale_shape_manual(labels = c("Fresh", "Reused"), values = c(16, 15), guide = guide_legend(reverse=TRUE)) +
    scale_y_continuous(breaks = seq(0, 1400, 200), expand = expand_scale(mult = c(0.05,0.05)), limits = c(0, 900)) +  
    scale_x_continuous(limits = c(-0.1,8.1), breaks = seq(0, 8, 1)) +
    labs( y = "Silicate (µM)", x = "Days") +
    theme( legend.position="none",
           axis.title.y = element_text(margin = margin(r = 15), size = 11),
           axis.title.x = element_text(margin = margin(r = 15), size = 11),
           panel.grid.major = element_line(colour = "gray87", size = 0.2),
           panel.border = element_rect(color = "gray60", fil = NA), 
           panel.background = element_rect(fill = "white"),
           axis.ticks = element_blank(),
           axis.text.x = element_text(size = 11),
           axis.text.y = element_text(size = 11)) 
  
  # Navicula Round 3 ####    
  Navi_Si_plot <- ggplot(data = growth_df_avgs[growth_df_avgs$Algae == "Navicula" & !(is.na(growth_df_avgs$Si_mean)), ], 
                          aes(x = Day, y = Si_mean, color = Treatment, shape = Treatment))  +
    geom_point(size = 2.5) +
    geom_line(aes(group = interaction(Treatment, Round)), size = 1) +
    geom_errorbar(aes(ymin=Si_mean - Si_sd, ymax=Si_mean + Si_sd), width= 0.2) +
    scale_color_manual(labels = c("Fresh", "Reused"), values = c('dodgerblue2', 'dodgerblue4'), guide = guide_legend(reverse=TRUE)) +
    scale_shape_manual(labels = c("Fresh", "Reused"), values = c(16, 15), guide = guide_legend(reverse=TRUE)) +
    scale_y_continuous(breaks = seq(0, 1400, 200), expand = expand_scale(mult = c(0.05,0.05))) +  
    scale_x_continuous(limits = c(-0.1,8.1), breaks = seq(0, 8, 1)) +
    labs(x = "Days") +
    theme( legend.position="none",
           axis.title.y = element_blank(),
           axis.title.x = element_text(margin = margin(r = 15), size = 11),
           panel.grid.major = element_line(colour = "gray87", size = 0.2),
           panel.border = element_rect(color = "gray60", fil = NA), 
           panel.background = element_rect(fill = "white"),
           axis.ticks = element_blank(),
           axis.text.x = element_text(size = 11),
           axis.text.y = element_text(size = 11))   
  
  # C323 Round 3 ####    
  C323_Si_plot <- ggplot(data = growth_df_avgs[growth_df_avgs$Algae == "C323" & !(is.na(growth_df_avgs$Si_mean)) & growth_df_avgs$Round == 3, ], 
                          aes(x = Day, y = Si_mean, color = Treatment, shape = Treatment))  +
    geom_point(size = 2.5) +
    geom_line(aes(group = interaction(Treatment, Round)), size = 1) +
    geom_errorbar(aes(ymin=Si_mean - Si_sd, ymax=Si_mean + Si_sd), width= 0.2) +
    scale_color_manual(labels = c("Fresh", "Reused"), values = c('gray63','gray43'), guide = guide_legend(reverse=TRUE)) +
    scale_shape_manual(labels = c("Fresh", "Reused"), values = c(16, 15), guide = guide_legend(reverse=TRUE)) +
    scale_y_continuous(breaks = seq(0, 1400, 200), expand = expand_scale(mult = c(0.05,0.01)), limits = c(0, 900)) +  
    scale_x_continuous(limits = c(-0.1,8.1), breaks = seq(0, 8, 1)) +
    labs(x = "Days") +
    theme( legend.position="none",
           axis.title.y = element_blank(),
           axis.title.x = element_text(margin = margin(r = 15), size = 11),
           panel.grid.major = element_line(colour = "gray87", size = 0.2),
           panel.border = element_rect(color = "gray60", fil = NA), 
           panel.background = element_rect(fill = "white"),
           axis.ticks = element_blank(),
           axis.text.x = element_text(size = 11),
           axis.text.y = element_text(size = 11)) 

  # Combine 9 plots in a 3x3 grid
  # Convert plots to grobs
  D046_PO4_grob <- ggplotGrob(D046_PO4_plot)
  Navi_PO4_grob <- ggplotGrob(Navi_PO4_plot)
  C323_PO4_grob <- ggplotGrob(C323_PO4_plot)
  D046_NH4_grob <- ggplotGrob(D046_NH4_plot)
  Navi_NH4_grob <- ggplotGrob(Navi_NH4_plot)
  C323_NH4_grob <- ggplotGrob(C323_NH4_plot)
  D046_Si_grob <- ggplotGrob(D046_Si_plot)
  Navi_Si_grob <- ggplotGrob(Navi_Si_plot)
  C323_Si_grob <- ggplotGrob(C323_Si_plot)  
  
  # Make plot columns
  nuts_col1 <- rbind(D046_PO4_grob, D046_NH4_grob, D046_Si_grob, size = "first")
  nuts_col2 <- rbind(Navi_PO4_grob, Navi_NH4_grob, Navi_Si_grob, size = "first")
  nuts_col3 <- rbind(C323_PO4_grob, C323_NH4_grob, C323_Si_grob, size = "first")
  # Set widths
  nuts_col1$widths <- unit.pmax(D046_PO4_grob$widths, D046_NH4_grob$widths, D046_Si_grob$widths)
  nuts_col2$widths <- unit.pmax(Navi_PO4_grob$widths, Navi_NH4_grob$widths, Navi_Si_grob$widths)
  nuts_col3$widths <- unit.pmax(C323_PO4_grob$widths, C323_NH4_grob$widths, C323_Si_grob$widths)
  # Combine plot columns
  nutrients_plot <- cbind(nuts_col1, nuts_col2, nuts_col3, size = "first")
  
  grid.newpage()
  grid.draw(nutrients_plot)
  
  # Save plot as pdf file
  pdf("Figures/Nutrients_vs_time.pdf", 
      width = 7, height = 5)
  grid.draw(nutrients_plot)
  dev.off()
  
#### Figure S1: Intial nutrient concentrations in phase 2 (Round 3) ####
  
  # re-order algae names
  growth_df_avgs$Algae <- factor(growth_df_avgs$Algae, levels = c("D046", "Navicula", "C323"))

  # NH4
  initial_NH4_plot <- ggplot(data = growth_df_avgs[growth_df_avgs$Round == 3 & growth_df_avgs$Day == 0, ], 
                                 aes(x = Algae, y = NH4_mean, fill = Treatment))  +
    geom_col(position = position_dodge(0.9), color = "gray15") +
    geom_errorbar(aes(ymin=NH4_mean - NH4_sd, ymax= NH4_mean + NH4_sd), width= 0.4, position = position_dodge(0.9)) +
    labs(y = "Ammonium (µM)") +
    scale_fill_manual(labels = c("Fresh", "Reused"), values = c('gray53','gray33')) +
    scale_x_discrete(labels=c("D046" = expression(paste(italic("Chlorella"), " sp.")), "Navicula" = expression(paste(italic("Navicula"), " sp.")), "C323" = expression(paste(italic("Staurosira"), " sp.")))) +
    annotate("text", x = 0.6, y = 450, label = expression(paste(bold("A"))), size = 5) + 
    scale_y_continuous(expand = expand_scale(mult = c(0, 0.05)), breaks = seq(0,450, by = 100)) +
    theme( legend.key = element_rect(fill = NA),  
           legend.title = element_blank(),
           legend.text = element_text(size = 11, margin = margin(r = 8)),
           legend.position = "top",
           legend.key.size = unit(5, "mm"),
           legend.justification = "center",
           legend.margin=margin(t = 0, b = 0, l = 10),
           legend.box.margin=margin(t = 0, b = 0),
           legend.spacing.x = unit(1, "mm"),
           panel.background = element_rect(fill = NA),
           axis.line = element_line(color = "black", size = 0.4),
           axis.ticks.x = element_blank(),
           axis.title.y = element_text(margin = margin(r = 6),size = 12),
           axis.text.y = element_text(size = 12),
           axis.title.x = element_blank(),
           axis.text.x = element_blank()) 
  
  # PO4
  initial_PO4_plot <- ggplot(data = growth_df_avgs[growth_df_avgs$Round == 3 & growth_df_avgs$Day == 0, ], 
                        aes(x = Algae, y = PO4_mean, fill = Treatment))  +
    geom_col(position = position_dodge(0.9), color = "gray15") +
    geom_errorbar(aes(ymin=PO4_mean - PO4_sd, ymax= PO4_mean + PO4_sd), width= 0.4, position = position_dodge(0.9)) +
    labs(y = "Phosphate (µM)") +
    scale_fill_manual(labels = c("Fresh", "Reused"), values = c('gray53','gray33')) +
    scale_x_discrete(labels=c("D046" = expression(paste(italic("Chlorella"), " sp.")), "Navicula" = expression(paste(italic("Navicula"), " sp.")), "C323" = expression(paste(italic("Staurosira"), " sp.")))) +
    annotate("text", x = 0.6, y = 200, label = expression(paste(bold("B"))), size = 5) + 
    scale_y_continuous(expand = expand_scale(mult = c(0.02, 0.05)), breaks = seq(0,200, by = 50)) +
    theme( legend.position = "none",                              
           panel.background = element_rect(fill = NA),
           axis.line = element_line(color = "black", size = 0.4),
           axis.ticks.x = element_blank(),
           axis.title.y = element_text(margin = margin(r = 6),size = 12),
           axis.text.y = element_text(size = 12),
           axis.title.x = element_blank(),
           axis.text.x = element_blank()) 
  
  #Silicate
  initial_Si_plot <- ggplot(data = growth_df_avgs[growth_df_avgs$Round == 3 & growth_df_avgs$Day == 0, ], 
                             aes(x = Algae, y = Si_mean, fill = Treatment))  +
    geom_col(position = position_dodge(0.9), color = "gray15") +
    geom_errorbar(aes(ymin=Si_mean - Si_sd, ymax= Si_mean + Si_sd), width= 0.4, position = position_dodge(0.9)) +
    labs(y = "Silicate (µM)") +
    scale_fill_manual(labels = c("Fresh", "Reused"), values = c('gray53','gray33')) +
    scale_x_discrete(labels=c("D046" = expression(paste(italic("Chlorella"), " sp.")), "Navicula" = expression(paste(italic("Navicula"), " sp.")), "C323" = expression(paste(italic("Staurosira"), " sp.")))) +
    annotate("text", x = 0.6, y = 900, label = expression(paste(bold("C"))), size = 5) + 
    scale_y_continuous(expand = expand_scale(mult = c(0.02, 0.05)), breaks = seq(0,1500, by = 200)) +
    theme( legend.position = "none",                              
           panel.background = element_rect(fill = NA),
           axis.line = element_line(color = "black", size = 0.4),
           axis.ticks.x = element_blank(),
           axis.title = element_text(margin = margin(r = 6),size = 12),
           axis.text = element_text(size = 12),
           axis.title.x = element_blank(),
           axis.title.y = element_text(margin = margin(r = 6),size = 12))
  
  # Combine plots
  init_NH4_grob <- ggplotGrob(initial_NH4_plot)
  init_PO4_grob <- ggplotGrob(initial_PO4_plot)
  init_Si_grob <- ggplotGrob(initial_Si_plot)
  
  init_nuts_grid <- rbind(init_NH4_grob, init_PO4_grob, init_Si_grob, size = "first")
  
  # Save plot as pdf file
  pdf("Figures/FigS1_init_nuts.pdf", 
      width = 4, height = 7.5)
  grid.draw(init_nuts_grid)
  dev.off()

# Figure 3: DOC ####
  
  D046_DOC_plot <- ggplot(data = growth_df_avgs[growth_df_avgs$Algae == "D046" & !(is.na(growth_df_avgs$DOC_mean)), ], 
                         aes(x = Day, y = DOC_mean, color = Treatment, shape = Treatment))  +
    geom_point(size = 2.5) +
    geom_line(aes(group = interaction(Treatment, Round)), size = 1) +
    geom_errorbar(aes(ymin=DOC_mean - DOC_sd, ymax=DOC_mean + DOC_sd), width= 0.2) +
    scale_color_manual(labels = c("Fresh", "Reused"), values = c('green3', 'green4'), guide = guide_legend(reverse=TRUE)) +
    scale_shape_manual(labels = c("Fresh", "Reused"), values = c(16, 15), guide = guide_legend(reverse=TRUE)) +
    scale_y_continuous(limits = c(0, 270), breaks = seq(0, 250, 50), expand = expand_scale(mult = c(0.05,0.02))) +  
    scale_x_continuous(limits = c(-0.1,8.1), breaks = seq(0, 8, 2)) +
    annotate("text", x = 0.2, y = 260, label = expression(paste(bold("A"))), size = 4) + 
    labs( y = "Biologically-derived DOC (µM)", x = "Days", title = expression(paste(italic("  Chlorella"), " sp. D046"))) +
    theme( legend.key = element_rect(fill = NA),  # removes color from behind legned points/lines
           legend.title = element_blank(),
           legend.text = element_text(size = 10),
           axis.title = element_text(margin = margin(r = 15), size = 11),
           legend.position = "top",
           legend.key.size = unit(4, "mm"),
           legend.justification = "center",
           legend.margin=margin(t = 0, b = 0, l = 4),
           legend.box.margin=margin(t = 0, b = 0),
           legend.spacing.x = unit(1, "mm"),
           plot.title = element_text(hjust = 0.5, size = 11),
           panel.grid.major = element_line(colour = "gray87", size = 0.2),
           panel.border = element_rect(color = "gray60", fil = NA), 
           panel.background = element_rect(fill = "white"),
           axis.ticks = element_blank(),
           axis.text.x = element_text(size = 12),
           axis.text.y = element_text(size = 12))   
  
  Navicula_DOC_plot <- ggplot(data = growth_df_avgs[growth_df_avgs$Algae == "Navicula" & !(is.na(growth_df_avgs$DOC_mean)), ], 
                             aes(x = Day, y = DOC_mean, color = Treatment, shape = Treatment))  +
    geom_point(size = 2.5) +
    geom_line(aes(group = interaction(Treatment, Round)), size = 1) +
    geom_errorbar(aes(ymin=DOC_mean - DOC_sd, ymax=DOC_mean + DOC_sd), width= 0.2) +
    scale_color_manual(labels = c("Fresh", "Reused"), values = c('dodgerblue2', 'dodgerblue4'), guide = guide_legend(reverse=TRUE)) +
    scale_shape_manual(labels = c("Fresh", "Reused"), values = c(16, 15), guide = guide_legend(reverse=TRUE)) +
    scale_y_continuous(limits = c(0, 270), breaks = seq(0, 250, 50), expand = expand_scale(mult = c(0.05,0.02))) +  
    scale_x_continuous(limits = c(-0.1,8.1), breaks = seq(0, 8, 2)) +
    annotate("text", x = 0.2, y = 260, label = expression(paste(bold("B"))), size = 4) + 
    labs(x = "Days", title = expression(paste(italic("  Navicula"), " sp. SFP"))) +
    theme( legend.key = element_rect(fill = NA),  
           legend.title = element_blank(),
           legend.text = element_text(size = 10),
           axis.title.x = element_text(margin = margin(r = 15), size = 11),
           axis.title.y = element_blank(),
           legend.position = "top",
           legend.key.size = unit(4, "mm"),
           legend.justification = "center",
           legend.margin=margin(t = 0, b = 0, l = 4),
           legend.box.margin=margin(t = 0, b = 0),
           legend.spacing.x = unit(1, "mm"),
           plot.title = element_text(hjust = 0.5, size = 11),
           panel.grid.major = element_line(colour = "gray87", size = 0.2),
           panel.border = element_rect(color = "gray60", fil = NA), 
           panel.background = element_rect(fill = "white"),
           axis.ticks = element_blank(),
           axis.text.x = element_text(size = 12),
           axis.text.y = element_blank())
  
  C323_DOC_plot <- ggplot(data = growth_df_avgs[growth_df_avgs$Algae == "C323" & !(is.na(growth_df_avgs$DOC_mean)) & growth_df_avgs$Round == 3, ], 
                         aes(x = Day, y = DOC_mean, color = Treatment, shape = Treatment))  +
    geom_point(size = 2.5) +
    geom_line(aes(group = interaction(Treatment, Round)), size = 1) +
    geom_errorbar(aes(ymin=DOC_mean - DOC_sd, ymax=DOC_mean + DOC_sd), width= 0.2) +
    scale_color_manual(labels = c("Fresh", "Reused"), values = c('gray63','gray43'), guide = guide_legend(reverse=TRUE)) +
    scale_shape_manual(labels = c("Fresh", "Reused"), values = c(16, 15), guide = guide_legend(reverse=TRUE)) +
    scale_y_continuous(limits = c(0, 270), breaks = seq(0, 250, 50), expand = expand_scale(mult = c(0.05,0.02))) +  
    scale_x_continuous(limits = c(-0.1,8.1), breaks = seq(0, 8, 2)) +
    annotate("text", x = 0.2, y = 260, label = expression(paste(bold("C"))), size = 4) + 
    labs(x = "Days", title = expression(paste(italic("Staurosira"), " sp. C323"))) +
    theme( legend.key = element_rect(fill = NA),  
           legend.title = element_blank(),
           legend.text = element_text(size = 10),
           axis.title.x = element_text(margin = margin(r = 15), size = 11),
           axis.title.y = element_blank(),
           legend.position = "top",
           legend.key.size = unit(4, "mm"),
           legend.justification = "center",
           legend.margin=margin(t = 0, b = 0, l = 4),
           legend.box.margin=margin(t = 0, b = 0),
           legend.spacing.x = unit(1, "mm"),
           plot.title = element_text(hjust = 0.5, size = 11),
           panel.grid.major = element_line(colour = "gray87", size = 0.2),
           panel.border = element_rect(color = "gray60", fil = NA), 
           panel.background = element_rect(fill = "white"),
           axis.ticks = element_blank(),
           axis.text.x = element_text(size = 12),
           axis.text.y = element_blank())
  
  # Combine Round 3 Daily OD plots in a grid & Save as pdf ####
  
  # Convert ggplots to grobs
  D046_DOC_grob <- ggplotGrob(D046_DOC_plot)
  C323_DOC_grob <- ggplotGrob(C323_DOC_plot)
  Navi_DOC_grob <- ggplotGrob(Navicula_DOC_plot)
  
  # Combine in grid
  DOC_gridplot <- cbind(D046_DOC_grob, Navi_DOC_grob, C323_DOC_grob, size = "first")
  
  grid.newpage()
  grid.draw(DOC_gridplot)
  
  # Save plot as pdf file
  pdf("Figures/Fig3_DOCvsTime.pdf", 
      width = 7.5, height = 3)
  grid.draw(DOC_gridplot)
  dev.off()
  
# Fv/Fm  ####
  
  D046_FvFm_plot <- ggplot(data = growth_df_avgs[growth_df_avgs$Algae == "D046" & !(is.na(growth_df_avgs$FvFm_mean)), ], 
                          aes(x = Day, y = FvFm_mean, color = Treatment, shape = Treatment))  +
    geom_point(size = 2.5) +
    geom_line(aes(group = interaction(Treatment, Round)), size = 1) +
    geom_errorbar(aes(ymin=FvFm_mean - FvFm_sd, ymax=FvFm_mean + FvFm_sd), width= 0.2) +
    scale_color_manual(labels = c("Fresh", "Reused"), values = c('green3', 'green4'), guide = guide_legend(reverse=TRUE)) +
    scale_shape_manual(labels = c("Fresh", "Reused"), values = c(16, 15), guide = guide_legend(reverse=TRUE)) +
    scale_y_continuous(breaks = seq(0, 1, 0.2), expand = expand_scale(mult = c(0.05,0.1)), lim = c(0,0.7)) +  
    scale_x_continuous(limits = c(-0.1,8.1), breaks = seq(0, 8, 2)) +
    annotate("text", x = 0.2, y = 0.7, label = expression(paste(bold("A"))), size = 4) + 
    labs( y = expression(paste("F"["v"]*"/F"["m"])), x = "Days", title = expression(paste(italic("  Chlorella"), " sp. D046"))) +
    theme( legend.key = element_rect(fill = NA),  # removes color from behind legned points/lines
           legend.title = element_blank(),
           legend.text = element_text(size = 10),
           axis.title = element_text(margin = margin(r = 15), size = 11),
           legend.position = "top",
           legend.key.size = unit(4, "mm"),
           legend.justification = "center",
           legend.margin=margin(t = 0, b = 0, l = 4),
           legend.box.margin=margin(t = 0, b = 0),
           legend.spacing.x = unit(1, "mm"),
           plot.title = element_text(hjust = 0.5, size = 11),
           panel.grid.major = element_line(colour = "gray87", size = 0.2),
           panel.border = element_rect(color = "gray60", fil = NA), 
           panel.background = element_rect(fill = "white"),
           axis.ticks = element_blank(),
           axis.text.x = element_text(size = 12),
           axis.text.y = element_text(size = 12))   
  
  Navicula_FvFm_plot <- ggplot(data = growth_df_avgs[growth_df_avgs$Algae == "Navicula" & !(is.na(growth_df_avgs$FvFm_mean)), ], 
                              aes(x = Day, y = FvFm_mean, color = Treatment, shape = Treatment))  +
    geom_point(size = 2.5) +
    geom_line(aes(group = interaction(Treatment, Round)), size = 1) +
    geom_errorbar(aes(ymin=FvFm_mean - FvFm_sd, ymax=FvFm_mean + FvFm_sd), width= 0.2) +
    scale_color_manual(labels = c("Fresh", "Reused"), values = c('dodgerblue2', 'dodgerblue4'), guide = guide_legend(reverse=TRUE)) +
    scale_shape_manual(labels = c("Fresh", "Reused"), values = c(16, 15), guide = guide_legend(reverse=TRUE)) +
    scale_y_continuous(breaks = seq(0, 1, 0.2), expand = expand_scale(mult = c(0.05,0.1)), lim = c(0, 0.7)) +  
    scale_x_continuous(limits = c(-0.1,8.1), breaks = seq(0, 8, 2)) +
    annotate("text", x = 0.2, y = 0.7, label = expression(paste(bold("B"))), size = 4) + 
    labs(x = "Days", title = expression(paste(italic("  Navicula"), " sp. SFP"))) +
    theme( legend.key = element_rect(fill = NA),  
           legend.title = element_blank(),
           legend.text = element_text(size = 10),
           axis.title.x = element_text(margin = margin(r = 15), size = 11),
           axis.title.y = element_blank(),
           legend.position = "top",
           legend.key.size = unit(4, "mm"),
           legend.justification = "center",
           legend.margin=margin(t = 0, b = 0, l = 4),
           legend.box.margin=margin(t = 0, b = 0),
           legend.spacing.x = unit(1, "mm"),
           plot.title = element_text(hjust = 0.5, size = 11),
           panel.grid.major = element_line(colour = "gray87", size = 0.2),
           panel.border = element_rect(color = "gray60", fil = NA), 
           panel.background = element_rect(fill = "white"),
           axis.ticks = element_blank(),
           axis.text.x = element_text(size = 12),
           axis.text.y = element_blank())
  
  C323_FvFm_plot <- ggplot(data = growth_df_avgs[growth_df_avgs$Algae == "C323" & !(is.na(growth_df_avgs$FvFm_mean)) & growth_df_avgs$Round == 3, ], 
                          aes(x = Day, y = FvFm_mean, color = Treatment, shape = Treatment))  +
    geom_point(size = 2.5) +
    geom_line(aes(group = interaction(Treatment, Round)), size = 1) +
    geom_errorbar(aes(ymin=FvFm_mean - FvFm_sd, ymax=FvFm_mean + FvFm_sd), width= 0.2) +
    scale_color_manual(labels = c("Fresh", "Reused"), values = c('gray63','gray43'), guide = guide_legend(reverse=TRUE)) +
    scale_shape_manual(labels = c("Fresh", "Reused"), values = c(16, 15), guide = guide_legend(reverse=TRUE)) +
    scale_y_continuous(breaks = seq(0, 1, 0.2), expand = expand_scale(mult = c(0.05,0.1)), lim = c(0, 0.7)) +  
    scale_x_continuous(limits = c(-0.1,8.1), breaks = seq(0, 8, 2)) +
    annotate("text", x = 0.2, y = 0.7, label = expression(paste(bold("C"))), size = 4) + 
    labs(x = "Days", title = expression(paste(italic("Staurosira"), " sp. C323"))) +
    theme( legend.key = element_rect(fill = NA),  
           legend.title = element_blank(),
           legend.text = element_text(size = 10),
           axis.title.x = element_text(margin = margin(r = 15), size = 11),
           axis.title.y = element_blank(),
           legend.position = "top",
           legend.key.size = unit(4, "mm"),
           legend.justification = "center",
           legend.margin=margin(t = 0, b = 0, l = 4),
           legend.box.margin=margin(t = 0, b = 0),
           legend.spacing.x = unit(1, "mm"),
           plot.title = element_text(hjust = 0.5, size = 11),
           panel.grid.major = element_line(colour = "gray87", size = 0.2),
           panel.border = element_rect(color = "gray60", fil = NA), 
           panel.background = element_rect(fill = "white"),
           axis.ticks = element_blank(),
           axis.text.x = element_text(size = 12),
           axis.text.y = element_blank())
  
  # Combine plots in a grid & Save as pdf ####
  
  # Convert ggplots to grobs
  D046_FvFm_grob <- ggplotGrob(D046_FvFm_plot)
  C323_FvFm_grob <- ggplotGrob(C323_FvFm_plot)
  Navi_FvFm_grob <- ggplotGrob(Navicula_FvFm_plot)
  
  # Combine in grid
  FvFm_gridplot <- cbind(D046_FvFm_grob, Navi_FvFm_grob, C323_FvFm_grob, size = "first")
  
  grid.newpage()
  grid.draw(FvFm_gridplot)
  
  # Save plot as pdf file
  pdf("Figures/FigS3_FvFmvsTime.pdf", 
      width = 7.5, height = 3)
  grid.draw(FvFm_gridplot)
  dev.off()

  
